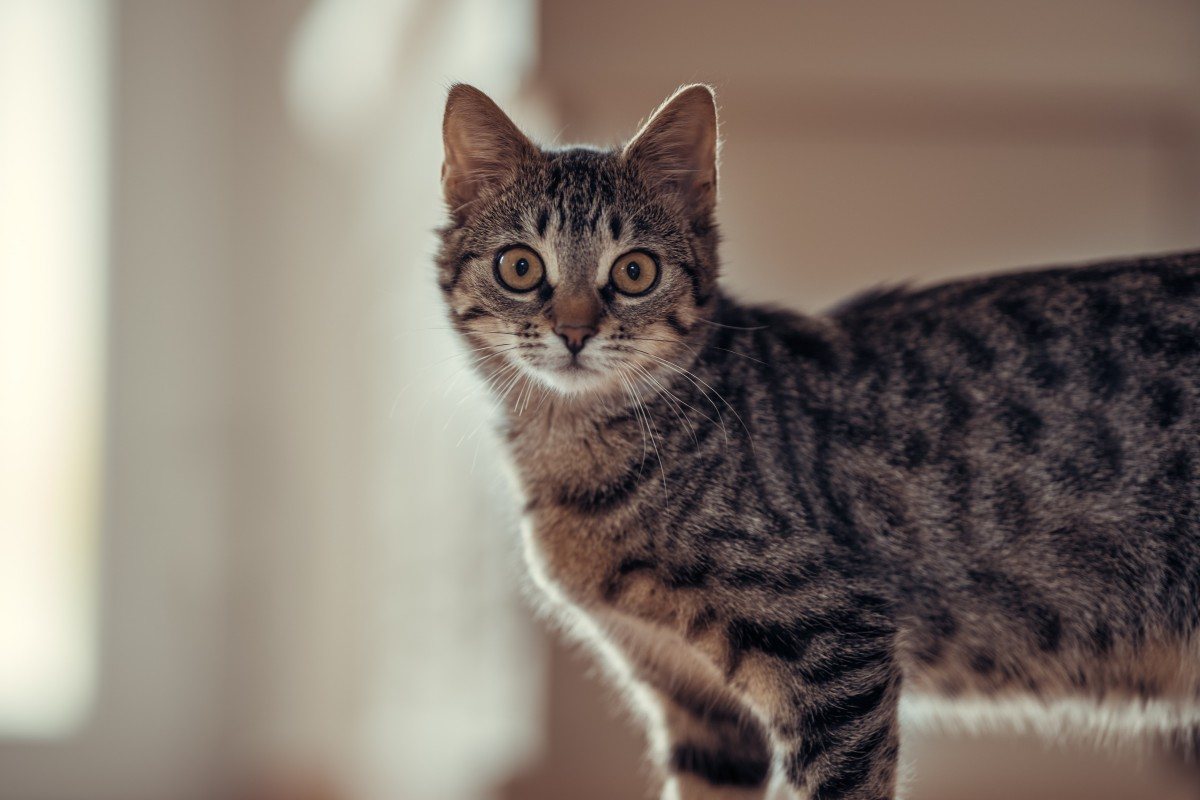
#> input picture lab-test-1/cat-1.jpg, 1200 x 800 px
$ python lab_test.py
#> lines starting #> are read from the running program, lines starting #| are printed output that depends on the picture; after the words box and inside, x2 and y2 are one past the last pixel; in counts of white or black regions, pixels touching at a corner belong together
import matplotlib.pyplot as plt
import numpy as np
import cv2 as cv

def main():
    cnt = 1
    # task -1
    img_path = './cat-1.jpg'
    print(img_path)

    img_rgb = plt.imread(img_path)
#> img_rgb is the input picture: shape (800, 1200, 3); mean R, G, B 132.8, 121.6, 112.4
    print(img_rgb.shape)
#| (800, 1200, 3)

    bit6_plane_img = (1<<6) & img_rgb
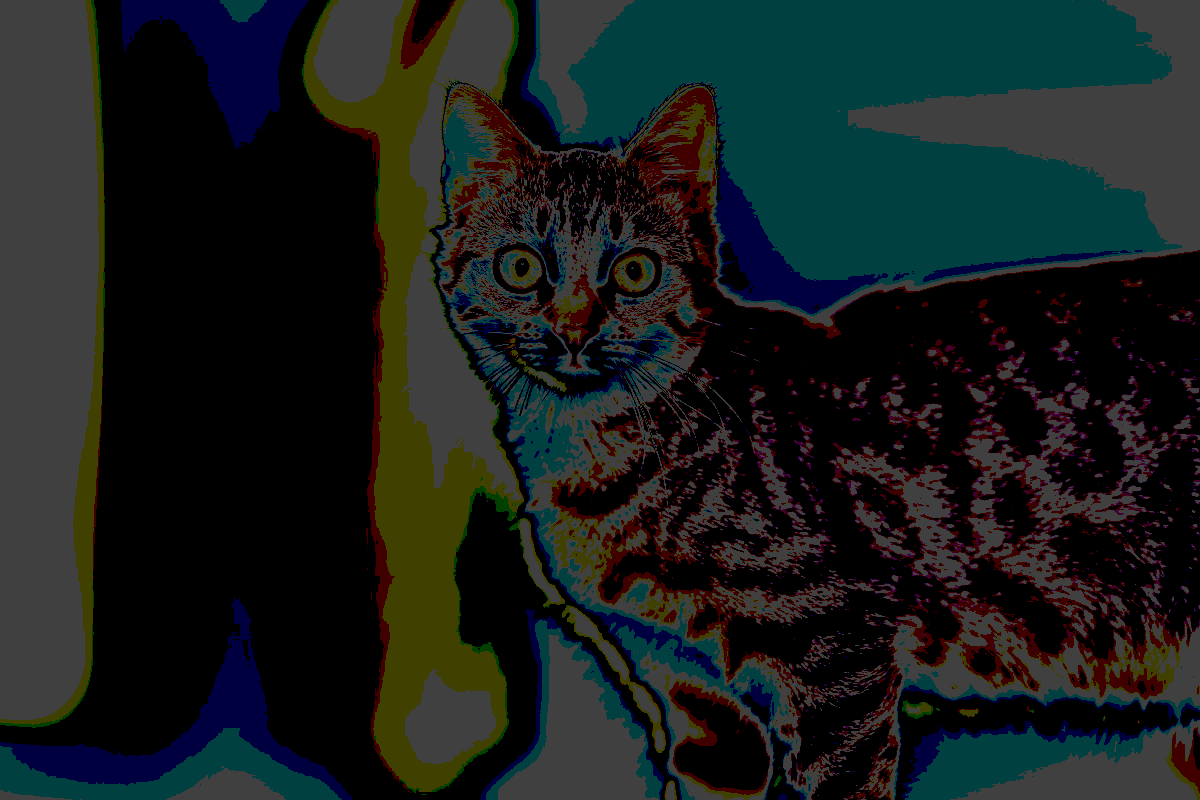
#> bit6_plane_img: shape (800, 1200, 3); mean R, G, B 24.2, 30.5, 29.2
    bit7_plane_img = (1<<7) & img_rgb
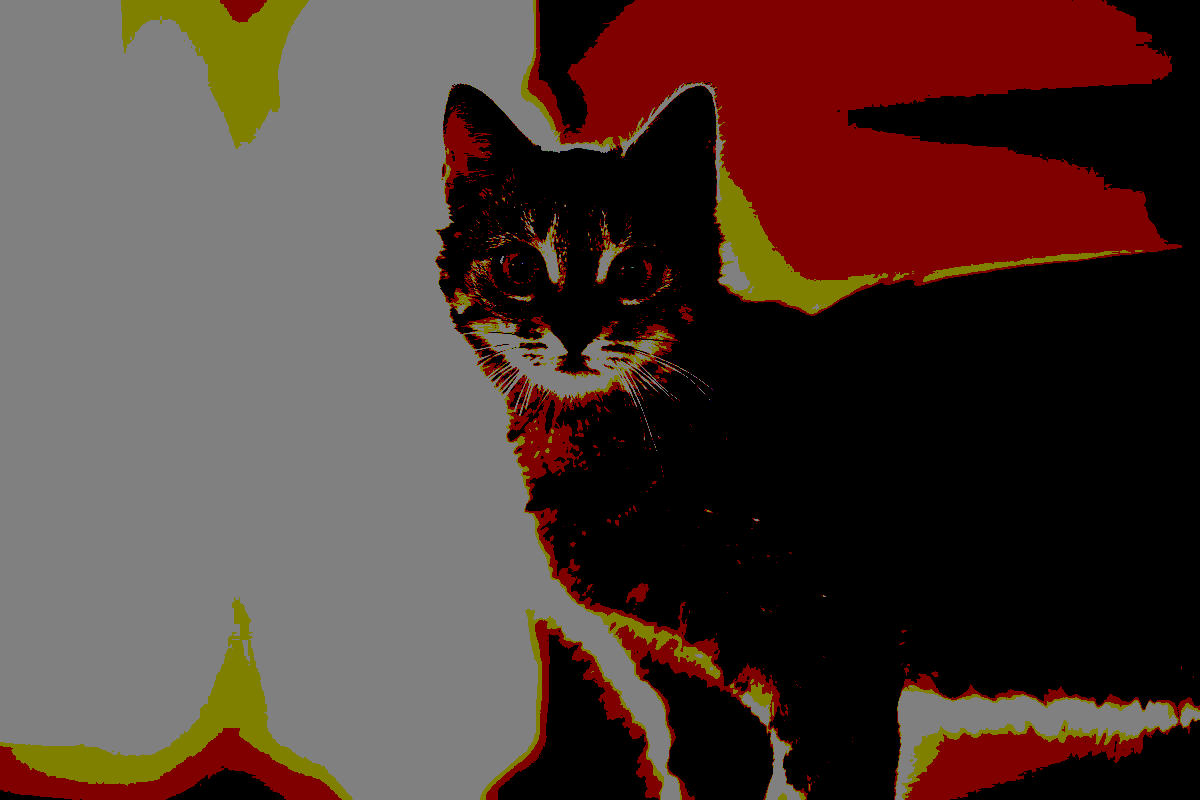
#> bit7_plane_img: shape (800, 1200, 3); mean R, G, B 78.1, 58, 52

    # img_plot([bit6_plane_img, bit7_plane_img], ['Bit -6 Plane Image', 'Bit -7 Plane Image'], cnt)

    # task-2
    img_gray = rgb_to_gray(img_rgb)
    print(img_gray.shape)

    cnt += 1
    img_plot([img_rgb, img_gray], ['RGB', 'Gray'], cnt)

    img_binary = gray_to_binary(img_gray, 127)
    print(img_binary.shape)

    cnt += 1
    img_plot([img_gray, img_binary], ['Gray', 'Binary'], cnt)

    gray_hist = histogram(img_gray)
    # print(gray_hist)
    cnt += 1
    plt.plot(gray_hist)
    plt.savefig('task' + str(cnt) + '.jpg')
    plt.show()

    # task-3
    kernel1 = np.array([[-1, 0, 1], [-1, 0, 1], [-1, 0, 1]])
    kernel2 = np.array([[-1, -1, -1], [0, 0, 0], [1, 1, 1]])

    # task-4
    first_img = convolution(img_gray, kernel1)
    second_img = convolution(img_gray, kernel2)

    cnt += 1
    img_plot([first_img, second_img], ['Kernel1', 'Kernel2'], cnt)

def convolution(img, kernel):
    r, c = img.shape
    x, y = kernel.shape

    img_new = np.zeros((r-x-1, c-y-1))
    for i in range(r-x-1):
        for j in range(c-y-1):
            check = np.sum(img[i:3+i, j:j+3] * kernel)
            if (check > 255):
                img_new[i][j] = 255
            elif (check < 0):
                img_new[i][j] = 0
            else:
                img_new[i][j] = check

    return img_new

def histogram(img):
    frequency = np.arange(0, 255)
    # frequency = 0
    for i in range(255):
        frequency[i] = 0

    r, c = img.shape
    for i in range(r):
        for j in range(c):
                frequency[int(img[i][j])] += 1
    return frequency

def gray_to_binary(img, val):
    r, c = img.shape
    img_new = np.zeros((r, c))
    for i in range(r):
        for j in range(c):
            if(img[i][j] > val):
                img_new[i][j] = 255
    return img_new


def rgb_to_gray(img):
    r = img.shape[0]
#> r = 800
    c = img.shape[1]
#> c = 1200
    print(r, c)
#| 800 1200
    red = img[:, :, 0]
    print(red.shape)
#| (800, 1200)
    green = img[:, :, 1]
    print(green.shape)
#| (800, 1200)
    blue = img[:, :, 2]
    print(blue.shape)
#| (800, 1200)
    img_new = np.zeros((r, c))
    for i in range(r):
        for j in range(c):
            img_new[i][j] = 0.14 * red[i][j] + 0.74 * green[i][j] + 0.12 * blue[i][j]
#| (800, 1200)
    return img_new

def img_plot(img_set, img_title, cnt):
#> called with cnt = 2
    plt.figure(figsize = (20, 20))
    for i in range(len(img_set)):
        plt.subplot(1, 2, i+1)
        plt.title(img_title[i])
        plt.imshow(img_set[i], cmap='gray')
#> this loop made 2 passes

    plt.savefig("task" + str(cnt) + '.jpg')
    plt.show()

if __name__ == '__main__':
    main()
#> after the loop in gray_to_binary, `for i in range(r):`:
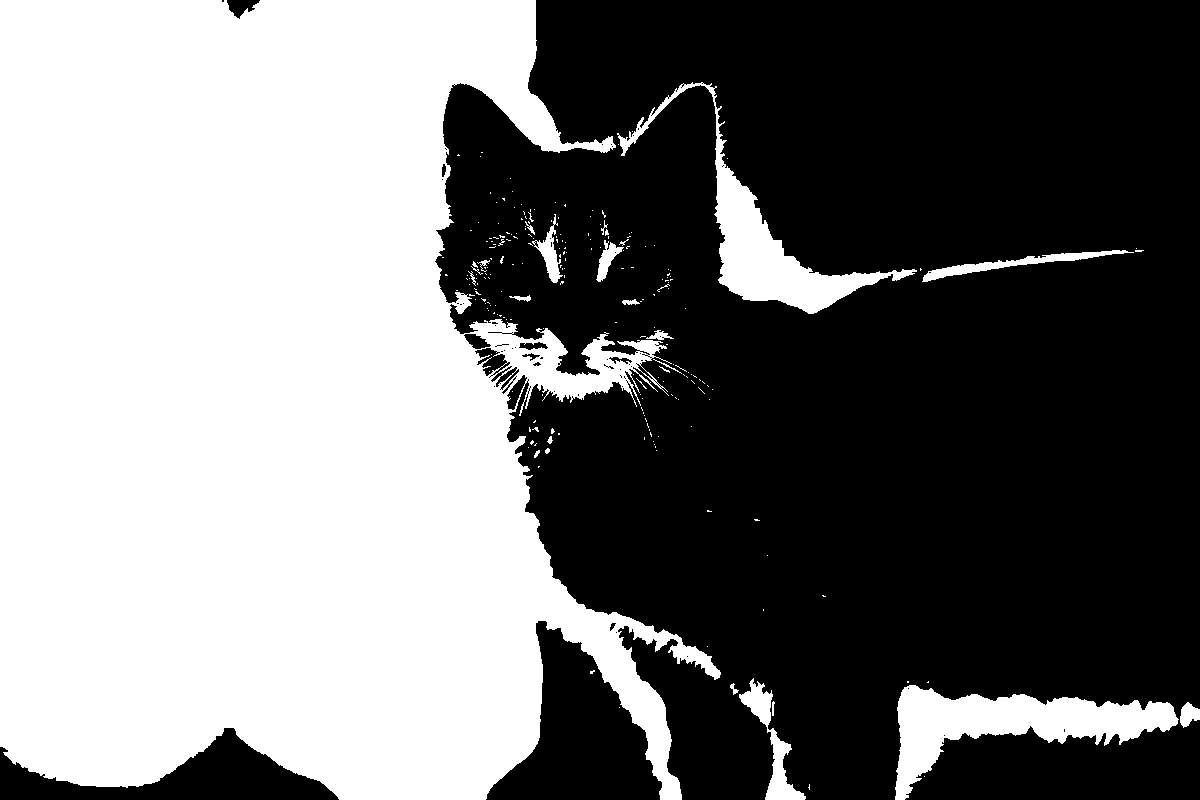
#> img_new: shape (800, 1200) float64; 45.7% white; 228 white regions (206 under 20 px), largest, box (x1, y1, x2, y2) and area: (0, 0, 721, 800) 409990, (895, 685, 1179, 800) 12359, (617, 82, 917, 314) 10453
#| (800, 1200)
#> the loop in img_plot (call 2), `for i in range(len(img_set)):` made 2 passes
#> in main, `gray_hist = histogram(img_gray)`: gray_hist = 255 values, max 10740 at index 111, min 0 at index 253, mean 3764.7
#> in main, `plt.savefig('task' + str(cnt) + '.jpg')`:
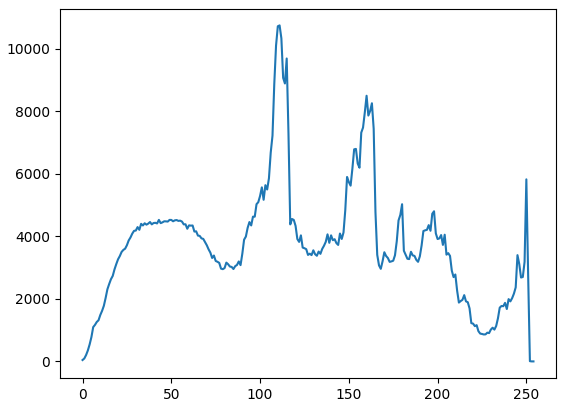
#> figure drawn by matplotlib, 1 panel; curve peaks at x = 111, y = 10740
#> after the loop in convolution (call 2), `for i in range(r-x-1):`:
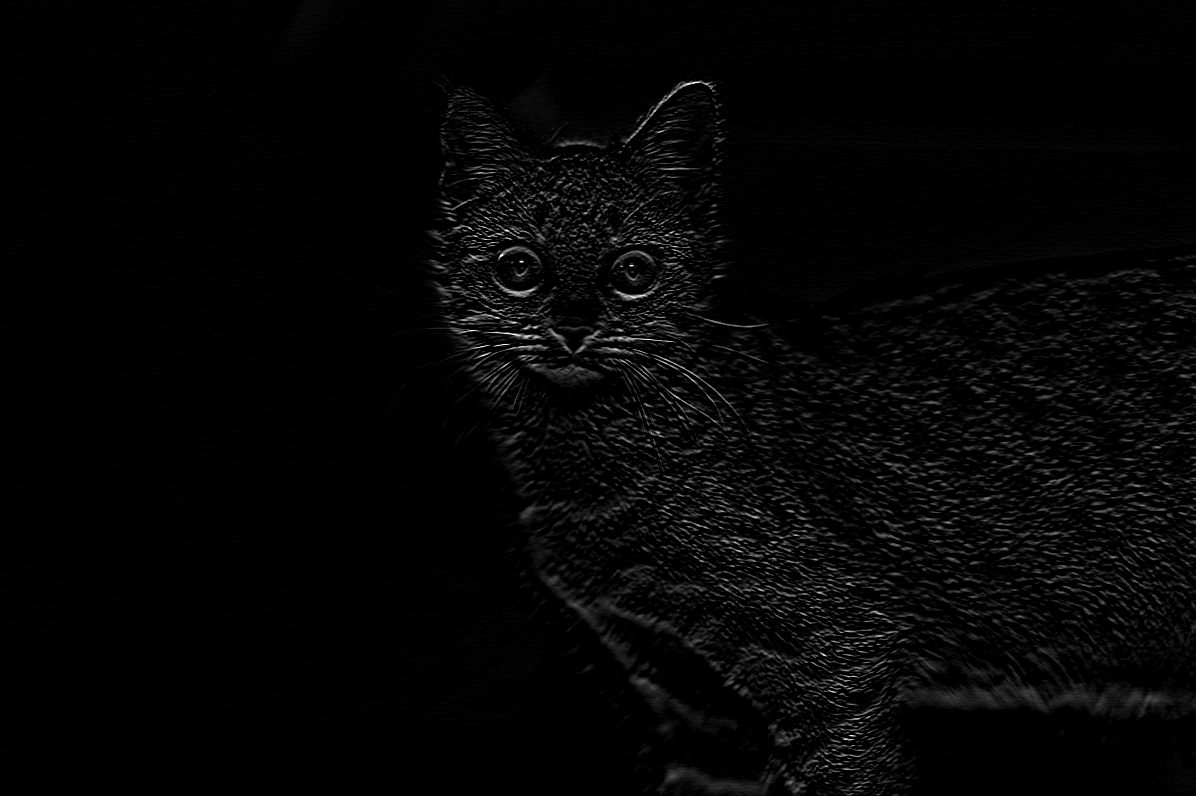
#> img_new: shape (796, 1196) float64; min 0, max 255, mean 5.5
